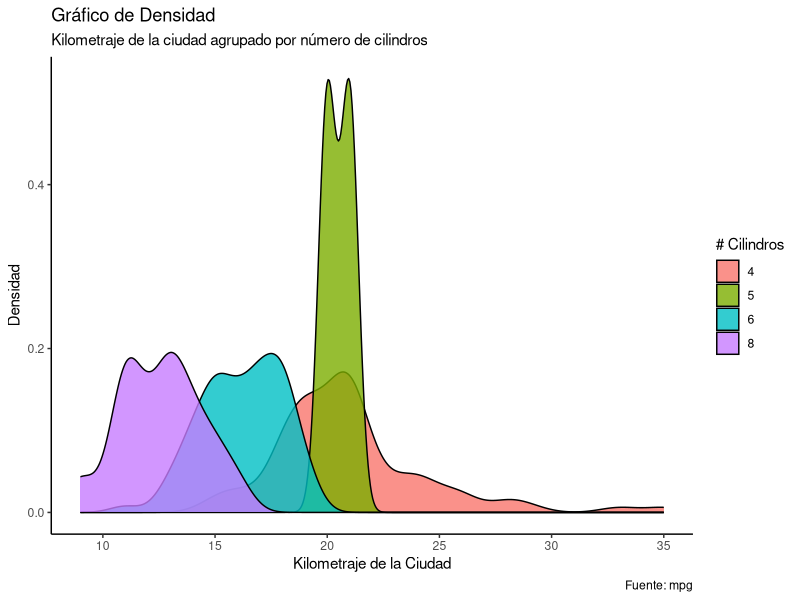

The R script that drew this image:

# Rscript grafico_densidad.r
library(ggplot2)
theme_set(theme_classic())

# Plot
g <- ggplot(mpg, aes(cty))
g + geom_density(aes(fill=factor(cyl)), alpha=0.8) + 
    labs(title="Gráfico de Densidad", 
         subtitle="Kilometraje de la ciudad agrupado por número de cilindros",
         caption="Fuente: mpg",
         x="Kilometraje de la Ciudad",
	 y="Densidad",
         fill="# Cilindros")

# Oscar NÚÑEZ Mori. Jaén 02 Julio de 2024.
# Adaptado de: Prabhakaran, S. (s.f.).  Density plot
# https://r-statistics.co/Top50-Ggplot2-Visualizations-MasterList-R-Code.html



